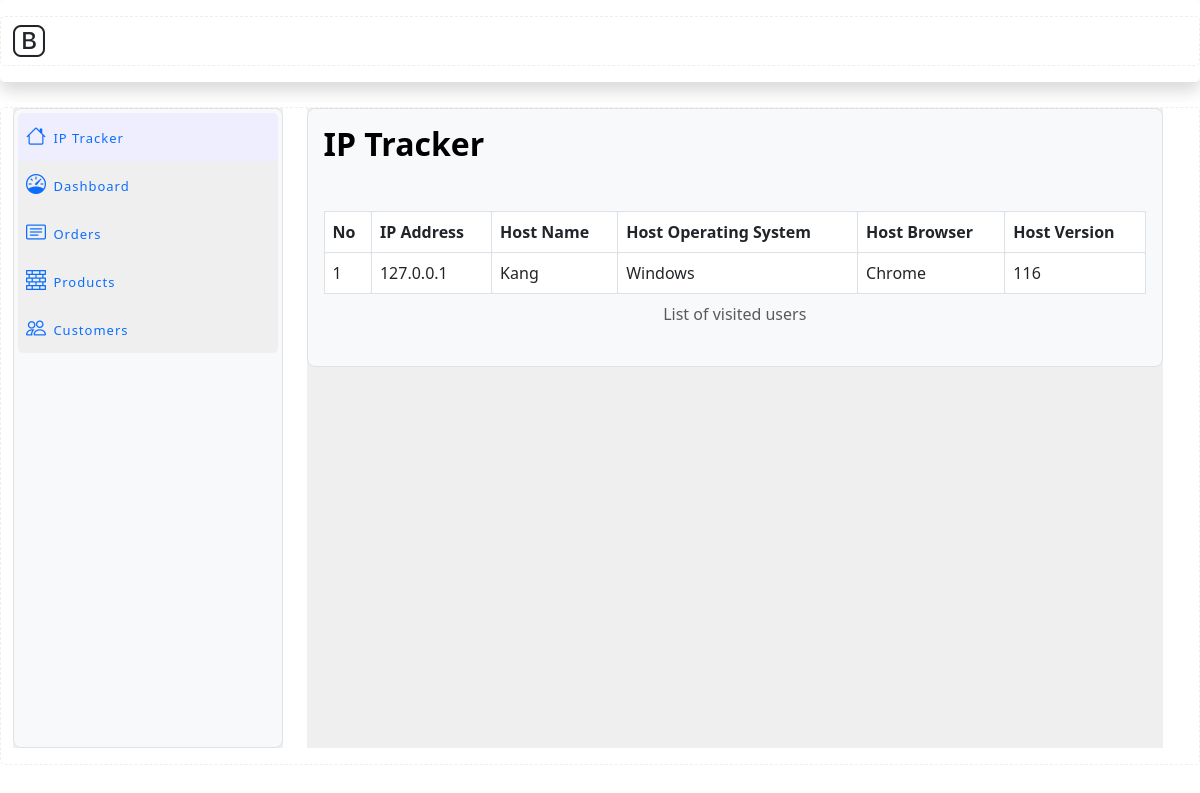
/admin, run on an earlier commit of the app's database.
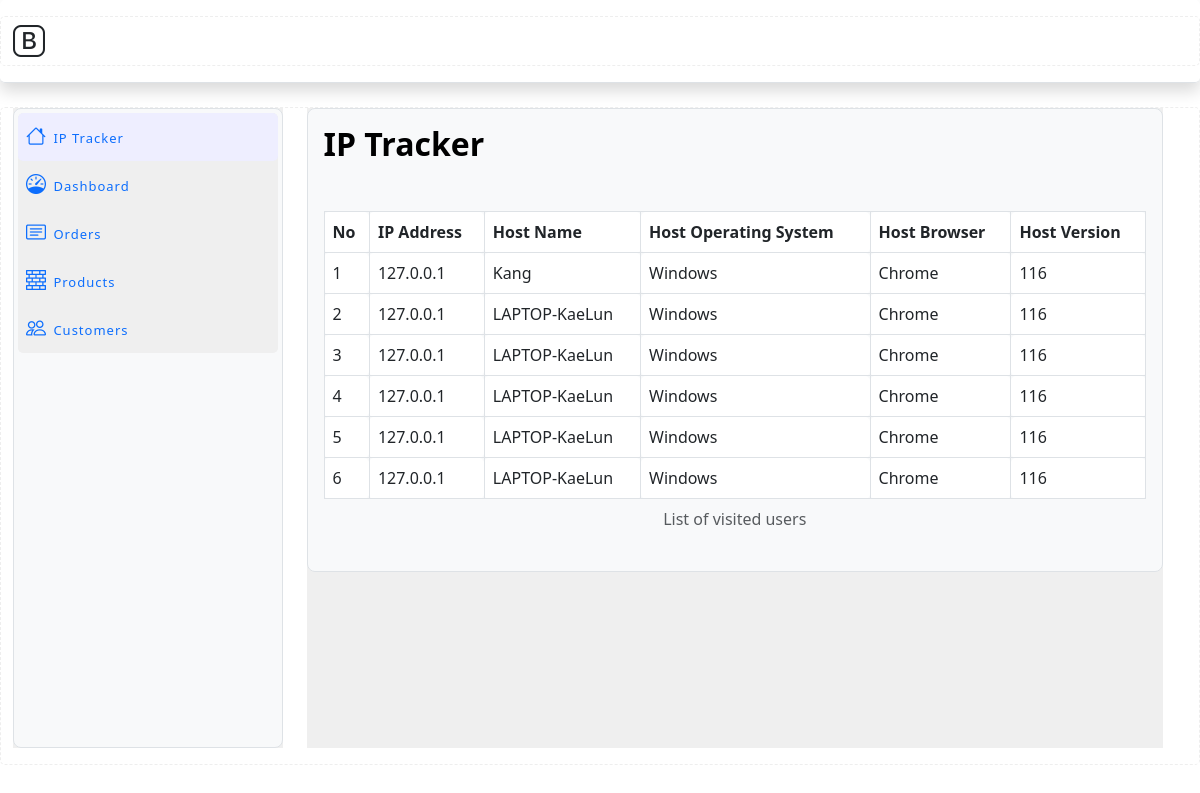
And on a later commit of the database.
### app.py (models this page shows, shortened)
class ipTracker(db.Model):
    __tablename__ = "ipTracker"
    id = db.Column(db.Integer, primary_key=True)
    userIPAddr = db.Column(db.String(128), nullable=False)
    userDeviceName = db.Column(db.String(128), nullable=False)
    userBrowserType = db.Column(db.String(128), nullable=False)
    userPlatform = db.Column(db.String(128), nullable=False)
    userBrowserVersion = db.Column(db.String(128), nullable=False)

### app.py (the view)
@app.route('/admin')
def admin():
    userIP = ipTracker.query.all()
    return render_template('admin.html', userIP = userIP)

### templates/admin.html (shortened to what this page needs)
<!DOCTYPE html>
<html lang="en">
  <head>
    <link
      rel="stylesheet"
      href="https://cdnjs.cloudflare.com/ajax/libs/font-awesome/4.7.0/css/font-awesome.min.css"
    />
    <link
      href="{{ url_for('static', filename='assets/vendor/aos/aos.css')}}"
      rel="stylesheet"
    />
    <link
      href="{{ url_for('static', filename='assets/vendor/bootstrap/css/bootstrap.min.css')}}"
      rel="stylesheet"
    />
    <link
      href="{{ url_for('static', filename='assets/vendor/bootstrap-icons/bootstrap-icons.css')}}"
      rel="stylesheet"
    />
    <link
      href="{{ url_for('static', filename='assets/vendor/glightbox/css/glightbox.min.css')}}"
      rel="stylesheet"
    />
    <link
      href="{{ url_for('static', filename='assets/vendor/swiper/swiper-bundle.min.css')}}"
      rel="stylesheet"
    />
    <link
      href="{{ url_for('static', filename='assets/css/style.css')}}"
      rel="stylesheet"
    />
  </head>
  <body>
    <header class="py-3 mb-4 border-bottom shadow">
      <div class="container-fluid align-items-center d-flex">
        <div class="flex-shrink-1">
          <a
            href="#"
            class="d-flex align-items-center col-lg-4 mb-2 mb-lg-0 link-dark text-decoration-none"
          >
            <i class="bi bi-bootstrap fs-2 text-dark"></i>
          </a>
        </div>
      </div>
    </header>
    <div
      class="container-fluid pb-3 flex-grow-1 d-flex flex-column flex-sm-row overflow-auto"
    >
      <div class="row flex-grow-sm-1 flex-grow-0 w-100">
        <aside
          class="col-sm-3 flex-grow-sm-1 flex-shrink-1 flex-grow-0 sticky-top pb-sm-0 pb-3"
        >
          <div class="bg-light border rounded-3 p-1 h-100 sticky-top">
            <ul
              class="nav nav-pills flex-sm-column flex-row mb-auto justify-content-between text-truncate"
            >
              <li class="nav-item">
                <a href="#" class="nav-link px-2 text-truncate">
                  <i class="bi bi-house fs-5"></i>
                  <span class="d-none d-sm-inline">IP Tracker</span>
                </a>
              </li>
              <li>
                <a href="#" class="nav-link px-2 text-truncate">
                  <i class="bi bi-speedometer fs-5"></i>
                  <span class="d-none d-sm-inline">Dashboard</span>
                </a>
              </li>
              <li>
                <a href="#" class="nav-link px-2 text-truncate"
                  ><i class="bi bi-card-text fs-5"></i>
                  <span class="d-none d-sm-inline">Orders</span>
                </a>
              </li>
              <li>
                <a href="#" class="nav-link px-2 text-truncate"
                  ><i class="bi bi-bricks fs-5"></i>
                  <span class="d-none d-sm-inline">Products</span>
                </a>
              </li>
              <li>
                <a href="#" class="nav-link px-2 text-truncate"
                  ><i class="bi bi-people fs-5"></i>
                  <span class="d-none d-sm-inline">Customers</span>
                </a>
              </li>
            </ul>
          </div>
        </aside>
        <main class="col overflow-auto h-100">
          <div class="bg-light border rounded-3 p-3">
            <h2>IP Tracker</h2>
            <table class="table table-hover table-bordered table-responsive mt-5">
              <caption class="text-center">List of visited users</caption>
              <thead>
                <th>No</th>
                <th>IP Address</th>
                <th>Host Name</th>
                <th>Host Operating System</th>
                <th>Host Browser</th>
                <th>Host Version</th>
              </thead>
              <tbody>
                {% for ip in userIP %}
                <tr>
                  <td>{{ip.id}}</td>
                  <td>{{ip.userIPAddr}}</td>
                  <td>{{ip.userDeviceName}}</td>
                  <td>{{ip.userPlatform}}</td>
                  <td>{{ip.userBrowserType}}</td>
                  <td>{{ip.userBrowserVersion}}</td>
                </tr>
                {% endfor %}
              </tbody>
            </table>
          </div>
        </main>
      </div>
    </div>
  </body>
</html>

### static/assets/css/style.css (style rules this page uses)
body { background-color: #fff; color: #333; }
h1, h2, h3, h4, h5, h6 { margin: 0; }
h2 { color: #000; font-weight: 600; }
a { letter-spacing: 2px; text-decoration: none; color: #EBA200; }
ul { letter-spacing: 1px; }
li { color: #626262; font-size: 13px; font-weight: 400; letter-spacing: 2px; line-height: 30px; text-transform: capitalize; }
span { letter-spacing: 1px; }

### templates/admin.html (style rules this page uses)
* { border-radius: 5px; }
main { min-height: 80vh; }
[class*="container"] { border: 1px dashed #eee; background-clip: content-box; }
.row [class*="col"] { background-color: #efefef; background-clip: content-box; }
.nav-item { background-color: #eeeeff; background-clip: content-box; }

What changed in the data, as far as the page shows it:
added ipTracker: id "2", userIPAddr "127.0.0.1", userDeviceName "LAPTOP-KaeLun", userPlatform "Windows", userBrowserType "Chrome", userBrowserVersion "116"
added ipTracker: id "3", userIPAddr "127.0.0.1", userDeviceName "LAPTOP-KaeLun", userPlatform "Windows", userBrowserType "Chrome", userBrowserVersion "116"
added ipTracker: id "4", userIPAddr "127.0.0.1", userDeviceName "LAPTOP-KaeLun", userPlatform "Windows", userBrowserType "Chrome", userBrowserVersion "116"
added ipTracker: id "5", userIPAddr "127.0.0.1", userDeviceName "LAPTOP-KaeLun", userPlatform "Windows", userBrowserType "Chrome", userBrowserVersion "116"
added ipTracker: id "6", userIPAddr "127.0.0.1", userDeviceName "LAPTOP-KaeLun", userPlatform "Windows", userBrowserType "Chrome", userBrowserVersion "116"
